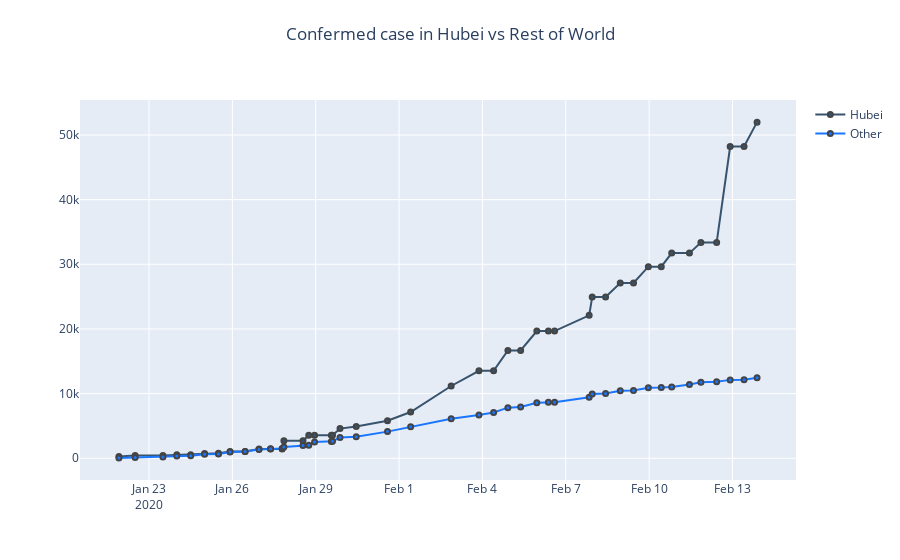

Notebook cell for this chart:
### Markdown cell above
And now the plot of confirmed cases for the *Hubei* region. AS before that magnitude of the data is really different from the other, so i decided to slit and represent it only in one plot.

### Code cell
df_hubei['confirmed_case_world'] = df_not_hubei.groupby('Date').sum()['Confirmed'].values

fig = go.Figure()
fig.add_trace(go.Scatter(
    x = df_hubei.Date,
    y = df_hubei.Confirmed,
    name = 'Hubei',
    mode = 'lines+markers',
    marker_color = 'rgb(55,83,109)'))

fig.add_trace(
    go.Scatter(
        x=df_hubei.Date,
        y=df_hubei.confirmed_case_world,
        name='Other',
        marker_color='rgb(26, 118, 255)'
    )
)

fig.update_traces(mode='lines+markers',
                  marker_line_width=2,
                  marker_size=5)
fig.update_layout(
    title={'text': 'Confermed case in Hubei vs Rest of World',
           'y':0.95,
           'x':0.5,
           'xanchor': 'center',
           'yanchor': 'top'},
    yaxis_zeroline=False,
    xaxis_zeroline=False
)

fig.show()

### Figure 1 — Plotly figure (JSON) as saved in the notebook; plotly's stock layout.template omitted (floating-point values rounded to 4 significant figures)
{"data": [{"marker": {"color": "rgb(55,83,109)", "line": {"width": 2}, "size": 5}, "mode": "lines+markers", "name": "Hubei", "type": "scatter", "x": ["2020-01-21T22:00:00", "2020-01-22T12:00:00", "2020-01-23T12:00:00", "2020-01-24T00:00:00", "2020-01-24T12:00:00", "2020-01-25T00:00:00", "2020-01-25T12:00:00", "2020-01-25T22:00:00", "2020-01-26T11:00:00", "2020-01-26T23:00:00", "2020-01-27T09:00:00", "2020-01-27T19:00:00", "2020-01-27T20:30:00", "2020-01-28T13:00:00", "2020-01-28T18:00:00", "2020-01-28T23:00:00", "2020-01-29T13:30:00", "2020-01-29T14:30:00", "2020-01-29T21:00:00", "2020-01-30T11:00:00", "2020-01-31T14:00:00", "2020-02-01T10:00:00", "2020-02-02T21:00:00", "2020-02-03T21:00:00", "2020-02-04T09:40:00", "2020-02-04T22:00:00", "2020-02-05T09:00:00", "2020-02-05T23:00:00", "2020-02-06T09:00:00", "2020-02-06T14:20:00", "2020-02-07T20:13:00", "2020-02-07T22:50:00", "2020-02-08T10:24:00", "2020-02-08T23:04:00", "2020-02-09T10:30:00", "2020-02-09T23:20:00", "2020-02-10T10:30:00", "2020-02-10T19:30:00", "2020-02-11T10:50:00", "2020-02-11T20:44:00", "2020-02-12T10:20:00", "2020-02-12T22:00:00", "2020-02-13T10:00:00", "2020-02-13T21:15:00"], "y": [270, 444, 444, 549, 549, 729, 761, 1052, 1058, 1423, 1423, 1423, 2714, 2714, 3554, 3554, 3554, 3554, 4586, 4903, 5806, 7153, 11177, 13522, 13522, 16678, 16678, 19665, 19665, 19665, 22112, 24953, 24953, 27100, 27100, 29631, 29631, 31728, 31728, 33366, 33366, 48206, 48206, 51986]}, {"marker": {"color": "rgb(26, 118, 255)", "line": {"width": 2}, "size": 5}, "mode": "lines+markers", "name": "Other", "type": "scatter", "x": ["2020-01-21T22:00:00", "2020-01-22T12:00:00", "2020-01-23T12:00:00", "2020-01-24T00:00:00", "2020-01-24T12:00:00", "2020-01-25T00:00:00", "2020-01-25T12:00:00", "2020-01-25T22:00:00", "2020-01-26T11:00:00", "2020-01-26T23:00:00", "2020-01-27T09:00:00", "2020-01-27T19:00:00", "2020-01-27T20:30:00", "2020-01-28T13:00:00", "2020-01-28T18:00:00", "2020-01-28T23:00:00", "2020-01-29T13:30:00", "2020-01-29T14:30:00", "2020-01-29T21:00:00", "2020-01-30T11:00:00", "2020-01-31T14:00:00", "2020-02-01T10:00:00", "2020-02-02T21:00:00", "2020-02-03T21:00:00", "2020-02-04T09:40:00", "2020-02-04T22:00:00", "2020-02-05T09:00:00", "2020-02-05T23:00:00", "2020-02-06T09:00:00", "2020-02-06T14:20:00", "2020-02-07T20:13:00", "2020-02-07T22:50:00", "2020-02-08T10:24:00", "2020-02-08T23:04:00", "2020-02-09T10:30:00", "2020-02-09T23:20:00", "2020-02-10T10:30:00", "2020-02-10T19:30:00", "2020-02-11T10:50:00", "2020-02-11T20:44:00", "2020-02-12T10:20:00", "2020-02-12T22:00:00", "2020-02-13T10:00:00", "2020-02-13T21:15:00"], "y": [60, 111, 210, 332, 392, 624, 673, 962, 1060, 1371, 1463, 1503, 1759, 1976, 2024, 2503, 2611, 2612, 3197, 3331, 4121, 4871, 6117, 6676, 7067, 7825, 7929, 8586, 8656, 8665, 9420, 9934, 10010, 10449, 10492, 10905, 10943, 11039, 11413, 11751, 11840, 12122, 12154, 12436]}], "layout": {"title": {"text": "Confermed case in Hubei vs Rest of World", "x": 0.5, "xanchor": "center", "y": 0.95, "yanchor": "top"}, "xaxis": {"zeroline": false}, "yaxis": {"zeroline": false}}}
